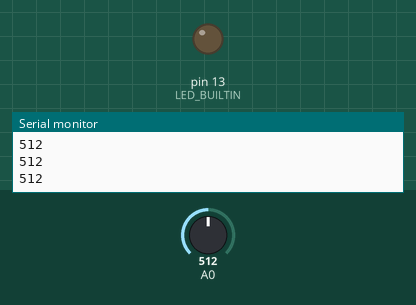
The sketch below on a simulated Arduino Uno, built with avr-gcc and run on an emulated ATmega328P. Shown: output pins drawn as LEDs (lit = HIGH), the last lines printed to the serial monitor. Inputs (shaded band) come from the test bench; at power-on: A0 = 512.

Above: at 1.2 s.
1.3 s: A0 set to 991
2.8 s: A0 set to 1015
At 3.9 s:
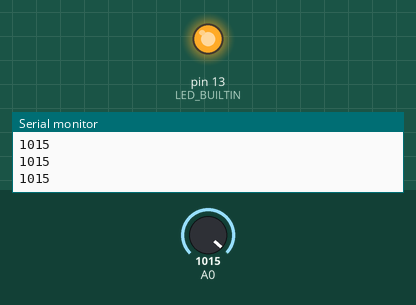
4.3 s: A0 set to 990
At 4.9 s:
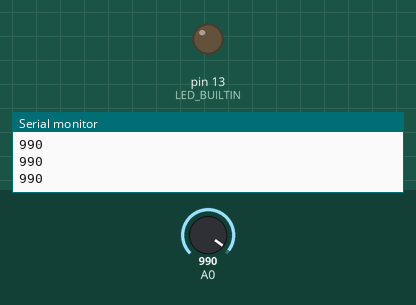
5.8 s: A0 set to 1010
At 6.2 s:
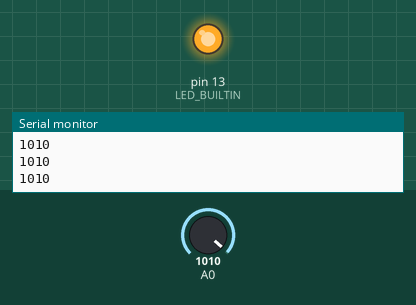
Timing chart, 0 to 8.3 s (numbered marks = the images above; inputs shaded):
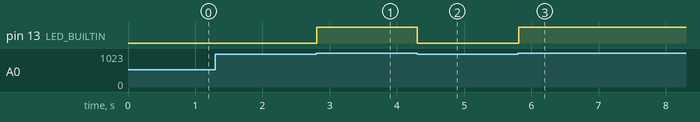

The sketch:

Ejercicio4.ino
```cpp
// the setup function runs once when you press reset or power the board
void setup() {
  // initialize digital pin LED_BUILTIN as an output.
  Serial.begin(9600);
  pinMode(LED_BUILTIN, OUTPUT);
}

// the loop function runs over and over again forever
void loop() {
  int sensor_pot = analogRead(A0);
  Serial.println(sensor_pot);
  //if(sensor_pot>=500) //2V
  //if(sensor_pot>=750) //3V
  if(sensor_pot>=1000) //4V
  {
  digitalWrite(LED_BUILTIN, HIGH);
  }
  else{
  digitalWrite(LED_BUILTIN, LOW);
  }

}
```

Measured:
- the behaviour switches between 999 and 1000 on A0 (found by bisection; images 0 and 1)
- after the input at 2.8 s, pin 13 (LED_BUILTIN): LOW → HIGH at once
- after the input at 4.3 s, pin 13 (LED_BUILTIN): HIGH → LOW at once
- after the input at 5.8 s, pin 13 (LED_BUILTIN): LOW → HIGH at once
